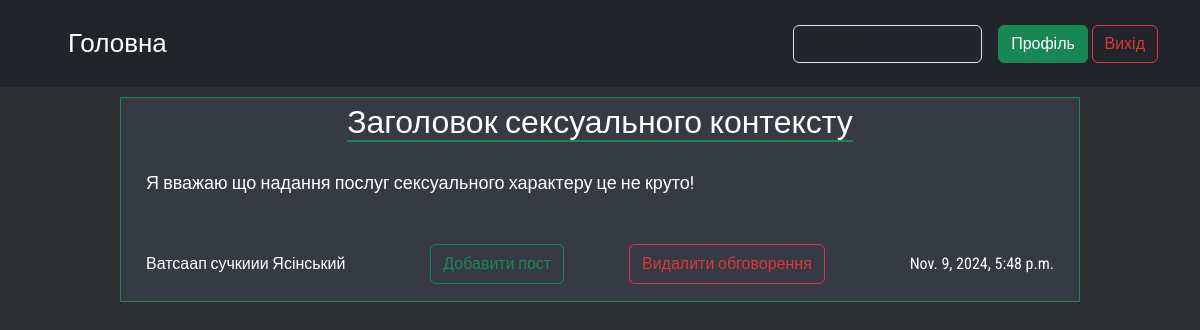
Page /election2024/ukraine/3/ (signed in) on the committed database.
### forum/models.py (models this page shows, shortened)
class Topic(models.Model):
    title = models.CharField(verbose_name='Тема обговорення', max_length=72)
    content = models.TextField(verbose_name='Контент', max_length=1000)
    subcategory = models.ForeignKey(SubCategory, verbose_name='Під категорія', on_delete=models.CASCADE)
    created_at = models.DateTimeField(auto_now_add=True, verbose_name='Дата створення')
    updated_at = models.DateTimeField(auto_now=True, verbose_name='Дата оновлення')
    author = models.ForeignKey(User, verbose_name='Автор', on_delete=models.CASCADE)

class Profile(models.Model):
    first_name = models.CharField(verbose_name="Ім'я", max_length=20, null=True)
    last_name = models.CharField(verbose_name="Фамілія", max_length=20, null=True)
    bio = models.TextField(verbose_name='Біографія', max_length=252, default='Опис відсутній')
    joined_date = models.DateField(verbose_name='Дата реєстрації', auto_now_add=True)
    user = models.OneToOneField(User, verbose_name='Користувач', related_name='profile', on_delete=models.CASCADE)
    filled = models.BooleanField(default=False, verbose_name='Заповнений')
    def get_absolute_url(self):
        return reverse("user-profile", kwargs={"profile_id": self.id})

### forum/views.py (the view)
# urls.py: path('<slug:category_slug>/<slug:subcategory_slug>/<int:topic_id>/', views.TopicView.as_view(), name='topic'),
class TopicView(DetailView):
    model = Topic
    template_name = 'forum/topicview.html'
    context_object_name = 'topic'
    def get_object(self):
        category_slug = self.kwargs['category_slug']
        subcategory_slug = self.kwargs['subcategory_slug']
        return get_object_or_404(Topic, id=self.kwargs['topic_id'],
                                 subcategory__slug=subcategory_slug,
                                 subcategory__category__slug=category_slug)
    def get_context_data(self, **kwargs):
        context = super().get_context_data(**kwargs)
        topic = context['topic']
        posts = Post.objects.filter(topic=topic).order_by('-created_at') \
            .select_related('author__profile') \
            .prefetch_related('comments__author__profile')
        context['posts'] = posts
        paginator = Paginator(posts, 10)
        page_number = self.request.GET.get('page')
        page_obj = paginator.get_page(page_number)
        context['page_obj'] = page_obj.object_list
        return context

### templates/forum/topicview.html (shortened to what this page needs)
{% extends "base.html" %}
{% load static %}
{% block extra_css %}
<link href='{% static "css/topicview/topicview.css"%}' rel='stylesheet'>
{%endblock%}
{% block content %}
<div class='topic-container'>
    <div class='topic-block'>
        <h2>{{topic.title}}</h2>
        <p>{{topic.content}}</p>
        <div class='topic-info'>
        <a class='user-name' href={{topic.author.profile.get_absolute_url}}><span>{{topic.author.profile.first_name}} {{topic.author.profile.last_name}}</span></a>
        {% if user.is_authenticated %}
            <a href='{% url "create-post" topic.subcategory.category.slug topic.subcategory.slug topic.id %}'><button class="btn btn-outline-success add-post">Добавити пост</button></a>
        {%endif%}
        {% if topic.author == user or user.is_superuser %}
        <a href='{% url "delete-topic" topic.subcategory.category.slug topic.subcategory.slug topic.id %}'><button class="btn btn-outline-danger add-post">Видалити обговорення</button></a>
        {% endif %}
        <span>{{topic.created_at}}</span>
        </div>
    </div>
</div>
{%endblock%}

### static/css/index.css (style rules this page uses)
* { margin: 0px; padding: 0px; }
* a { text-decoration: none !important; color: white; transition: 0.1s ease-in; }
body { font-family: 'Roboto Condensed', sans-serif; width: 100%; height: 100%; background-color: #2d2f33; }

### static/css/topicview/topicview.css (style rules this page uses)
div.topic-container { width: 80%; color:white; display: flex; justify-content: center; flex-direction: column; margin: 10px; }
div.topic-block { padding: 5px; display: flex; flex-direction: column; justify-content: center; align-items: center; background-color: #363a43; border: 0.5px solid #188754; }
div.topic-block h2 { text-underline-offset:7px; text-decoration: underline #188754 1.5px ; }
div.topic-block p { align-self: flex-start; padding: 20px; font-size: 18px; }
div.topic-block span { align-self: flex-end; padding: 20px; }
div.topic-info { display: flex; flex-direction: row; justify-content: space-between; width: 100%; align-items: center; }
span { align-self: flex-end; }
button.add-post { height: 40px; }

### rows in the picture
Topic: title "Заголовок сексуального контексту", content "Я вважаю що надання послуг сексуального характеру це не круто!", author.profile.first_name "Ватсаап сучкиии", author.profile.last_name "Ясінський", created_at "Nov. 9, 2024, 5:48 p.m."
